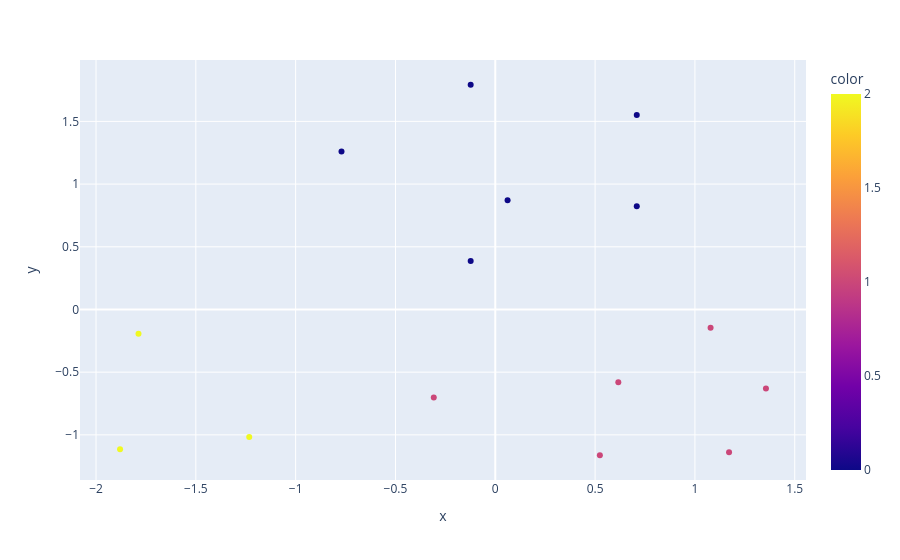

The code cell stored with this chart in its notebook:
### Code cell
grafico1 = px.scatter(x = base_salario[:,0], y = base_salario[:,1], color = rotulos)
grafico1.show()

### Figure 1 — Plotly figure (JSON) as saved in the notebook; plotly's stock layout.template omitted (floating-point values rounded to 4 significant figures)
{"data": [{"hovertemplate": "x=%{x}<br>y=%{y}<br>color=%{marker.color}<extra></extra>", "legendgroup": "", "marker": {"color": [2, 2, 2, 1, 1, 1, 1, 1, 1, 0, 0, 0, 0, 0, 0], "coloraxis": "coloraxis", "symbol": "circle"}, "mode": "markers", "name": "", "orientation": "v", "showlegend": false, "type": "scatter", "x": [-1.88, -1.233, -1.787, -0.3081, 0.5238, 1.171, 1.356, 0.6163, 1.078, -0.7703, -0.1233, 0.06163, -0.1233, 0.7087, 0.7087], "xaxis": "x", "y": [-1.114, -1.017, -0.1938, -0.7024, -1.163, -1.138, -0.6297, -0.5813, -0.1453, 1.259, 0.3875, 0.8719, 1.792, 0.8235, 1.55], "yaxis": "y"}], "layout": {"coloraxis": {"colorbar": {"title": {"text": "color"}}, "colorscale": [[0, "#0d0887"], [0.1111, "#46039f"], [0.2222, "#7201a8"], [0.3333, "#9c179e"], [0.4444, "#bd3786"], [0.5556, "#d8576b"], [0.6667, "#ed7953"], [0.7778, "#fb9f3a"], [0.8889, "#fdca26"], [1, "#f0f921"]]}, "legend": {"tracegroupgap": 0}, "margin": {"t": 60}, "xaxis": {"anchor": "y", "domain": [0, 1], "title": {"text": "x"}}, "yaxis": {"anchor": "x", "domain": [0, 1], "title": {"text": "y"}}}}
